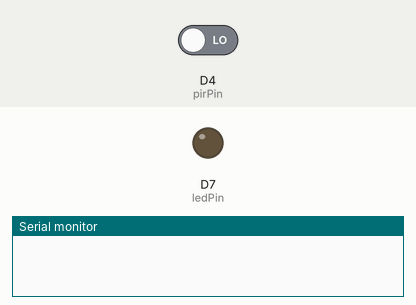
The sketch below on a simulated ESP8266 (NodeMCU). Shown: output pins drawn as LEDs (lit = HIGH), the last lines printed to the serial monitor. The inputs (shaded band) are chosen by the test bench; at power-on: D4 (pirPin) LOW. WiFi joins after 1.5 s; servers stay silent unless stated.

Above: at 3.0 s.
3.1 s: D4 (pirPin) driven HIGH
At 3.7 s:
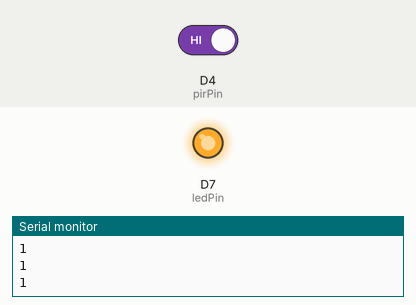
4.6 s: D4 (pirPin) driven LOW
At 6.0 s:
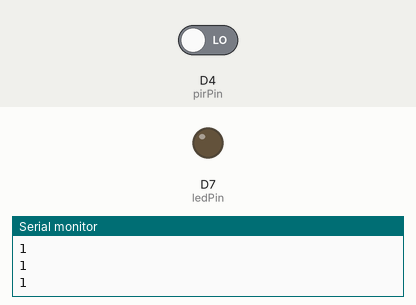
Timing chart, 0 to 7.6 s (numbered marks = the images above; inputs shaded):
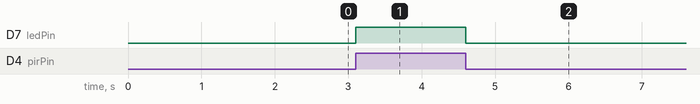

Measured:
- after the input at 3.1 s, D7 (ledPin): LOW → HIGH at once
- after the input at 4.6 s, D7 (ledPin): HIGH → LOW at once

The sketch:

SourceCodeMotionDetector.ino
```cpp
// (licence header left out)
#include <ESP8266WiFi.h>

#define BLYNK_PRINT Serial    // Comment this out to disable prints and save space
#include <BlynkSimpleEsp8266.h>
char auth[] = "ab688ab0efd24112b5087d6e572b8fbf";

// Your WiFi credentials.
// Set password to "" for open networks.
char ssid[] = "IOT KMUTNB_1";
char pass[] = "kmutnb2018";


/* HC-SR501 Motion Detector */
#define ledPin D7
#define pirPin D4 // Input for HC-S501
int pirValue=0; // Place to store read PIR Value
int motionDetected = 0;
void getPirValue(void);
void setup()
{
  Serial.begin(115200);
  delay(10);
  Blynk.begin(auth, ssid, pass);
  pinMode(ledPin, OUTPUT);
  pinMode(pirPin, INPUT);
  digitalWrite(ledPin, LOW);
}

void loop()
{
  getPirValue();
  Blynk.run();
}

/***************************************************
 * Get PIR data
 **************************************************/
void getPirValue(void)
{
  pirValue = digitalRead(pirPin);
  if (pirValue)
  {
    Serial.println(pirValue);
    //Serial.println("==> Motion detected");
    Blynk.notify("T==> Motion detected");  //ข้อความแสดงเวลาตรวจพบความเคลื่อนไหว
  }

  digitalWrite(ledPin, pirValue);
}
```
